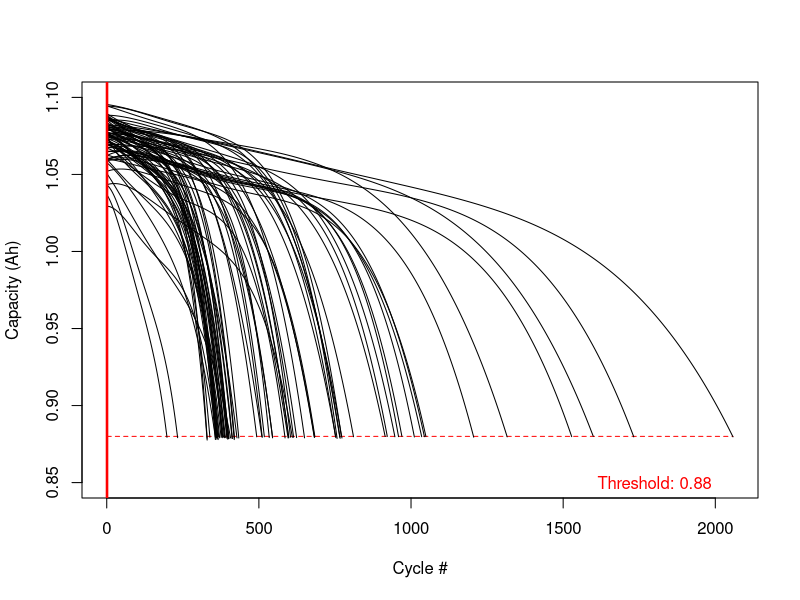
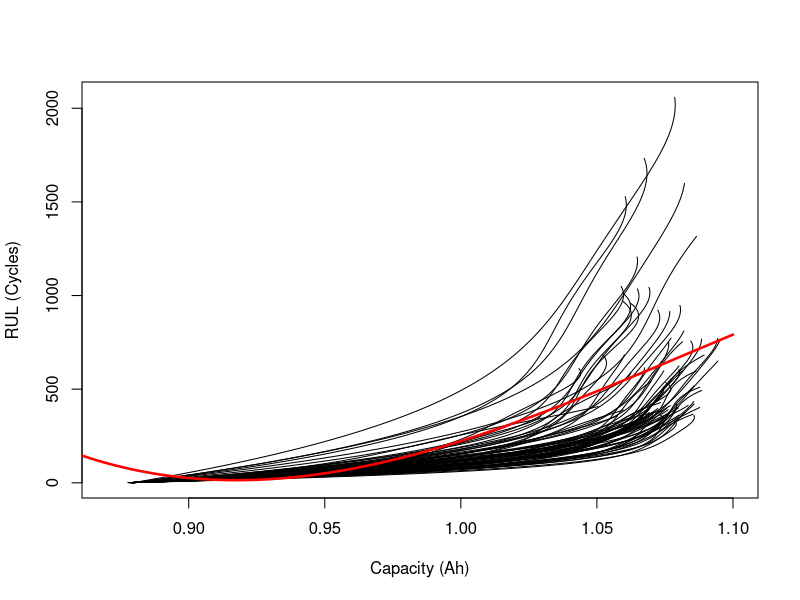
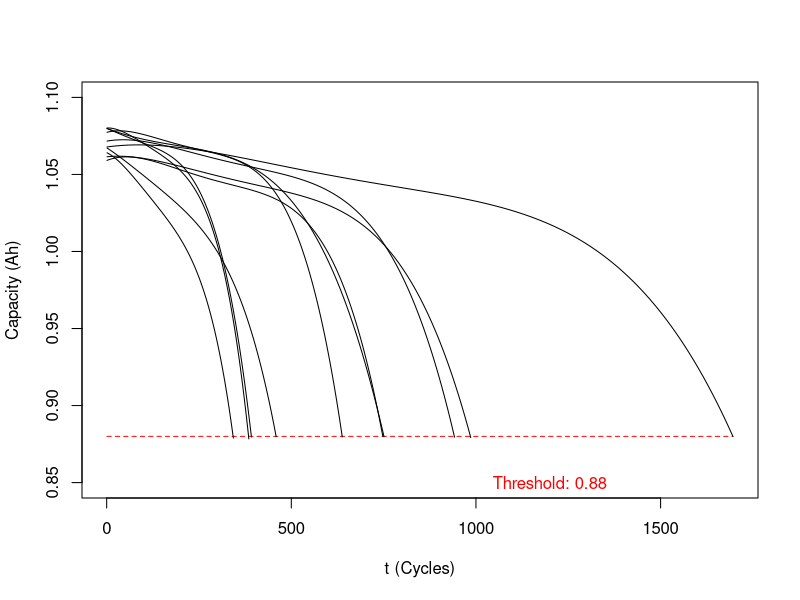

R code for these plots, in order:
library("readxl")
Data=read.csv("Battery_train.csv")
x=seq(1,2058)
y=rep(0.88,2058)
plot(x,y,type='l',lty=2, col='red',ylim=c(0.85,1.1),xlab='Cycle #', ylab='Capacity (Ah)')
text(1800,0.85,'Threshold: 0.88',col="red")
for (i in seq(2,80)){
  lines(x,Data[[i]])
  
}

TotalCycles=c()
for(i in seq(2,80)){
  for(j in seq(1,2059)){
    if(is.na(Data[[i]][j])){
      TotalCycles=append(TotalCycles,j-1)
      break
    }
  }
  
}
PlotData=function(){
plot(Data[[2]],seq(2058,1),type='l', xlab='Capacity (Ah)',ylab="RUL (Cycles)",xlim=c(0.86999,1.1))
for(i in seq(3,80)){
  lines(Data[[i]],append(seq(TotalCycles[i-1],1),rep(0,2058-TotalCycles[i-1])))
}
}



#Making the data 1 big list
TransformedData=c()
TransformedData$Capacity=c()
TransformedData$RUL     =c()
for (i in seq(2,80)){
  TransformedData$Capacity=append(TransformedData$Capacity,Data[[i]])
  TransformedData$RUL=append(TransformedData$RUL,append(seq(TotalCycles[i-1],1),rep(0,2058-TotalCycles[i-1])))
}


my.lm=lm(TransformedData$RUL ~ TransformedData$Capacity)
abline(my.lm, col='red', lwd=2.5)

my.lm=lm(TransformedData$RUL ~ poly(TransformedData$Capacity, 3, raw = TRUE))


#plotting the polynomial of degree made by the regression
x=seq(from=0.8,to=1.1,by=0.001)
y=my.lm$coefficients[[1]]+my.lm$coefficients[[2]]*x+my.lm$coefficients[[3]]*x**2 + my.lm$coefficients[[4]]*x**3

PlotData()
lines(x,y ,col='red', lwd=2.5)




Data2=read.csv("Battery_test.csv")
x=seq(1,1696)
y=rep(0.88,1696)
plot(x,y,type='l',lty=2,col='red',ylim=c(0.85,1.1),xlab="t (Cycles)", ylab="Capacity (Ah)")
text(1200,0.85,"Threshold: 0.88", col='red')
for(i in seq(2,11)){
  lines(x,Data2[[i]])
}

